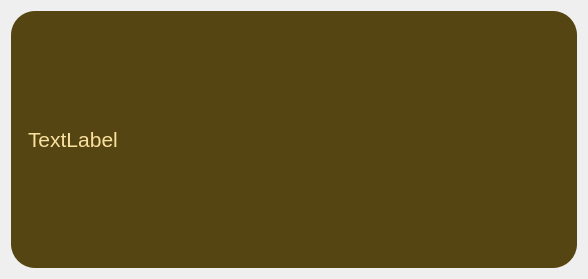
<?xml version="1.0" encoding="UTF-8"?>
<ui version="4.0">
 <class>ItemList</class>
 <widget class="QWidget" name="ItemList">
  <property name="geometry">
   <rect>
    <x>0</x>
    <y>0</y>
    <width>588</width>
    <height>279</height>
   </rect>
  </property>
  <property name="cursor">
   <cursorShape>PointingHandCursor</cursorShape>
  </property>
  <property name="windowTitle">
   <string>Form</string>
  </property>
  <property name="styleSheet">
   <string notr="true"/>
  </property>
  <layout class="QHBoxLayout" name="horizontalLayout">
   <item>
    <widget class="QLabel" name="titleItem">
     <property name="font">
      <font>
       <pointsize>16</pointsize>
      </font>
     </property>
     <property name="styleSheet">
      <string notr="true">background-color: rgb(85, 69, 18);
color: rgb(250, 224, 158);
border-radius: 24;
padding: 12;</string>
     </property>
     <property name="text">
      <string>TextLabel</string>
     </property>
    </widget>
   </item>
  </layout>
 </widget>
 <resources/>
 <connections/>
</ui>
